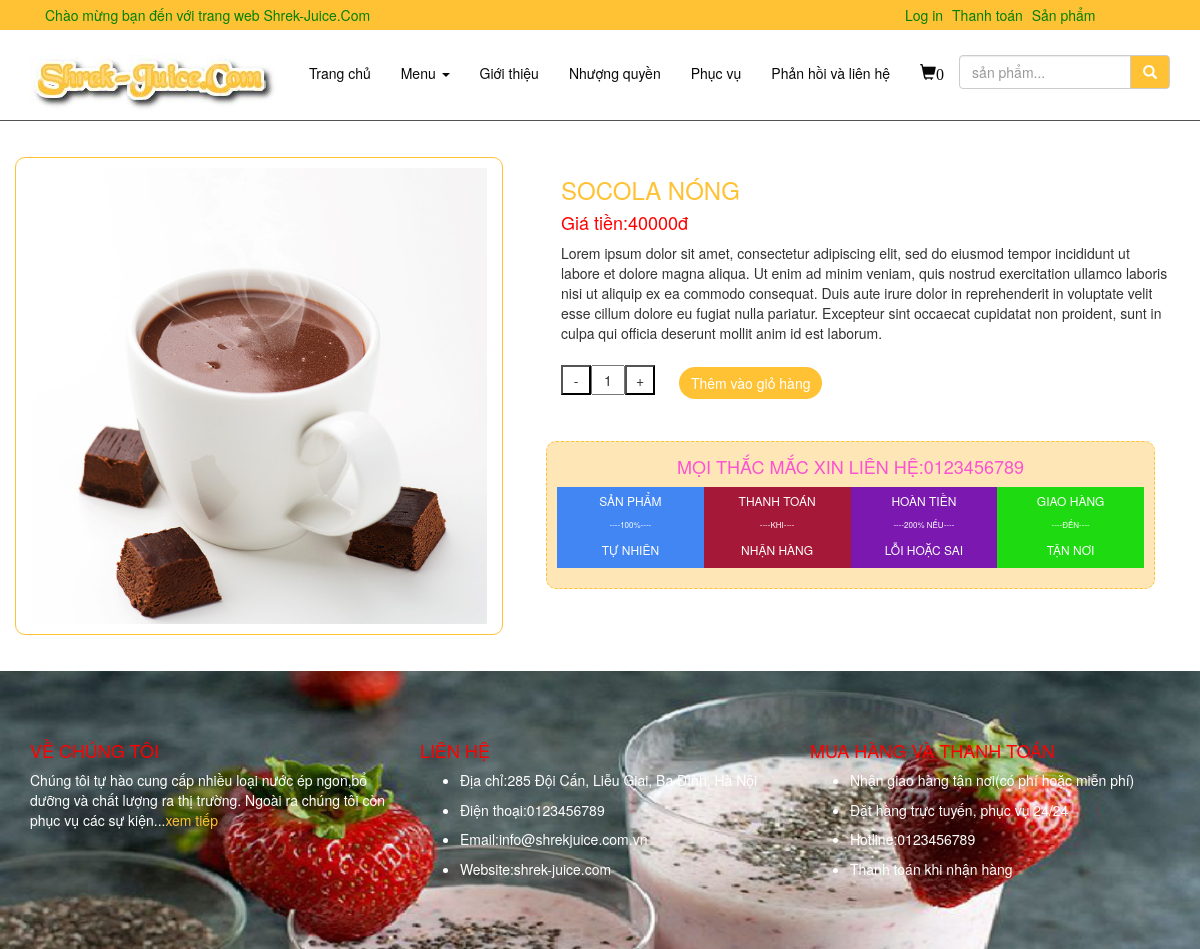
Screenshot of /Eproject/Shrek-Juice.com/chitietsanpham.php?id_sanpham=19 with the database file from the repository.
### tables this page shows
CREATE TABLE `sanpham` (
  `id_sanpham` int(11) NOT NULL,
  `tensanpham` varchar(100) DEFAULT NULL,
  `id_danhmuc` int(11) DEFAULT NULL,
  `giatien` int(11) DEFAULT NULL,
  `anh` varchar(100) DEFAULT NULL,
  `mota` text
);

### Eproject/Database/database.php (called while the page is built, shortened)
<?php
	function resultdata($sql){
		$connect=new mysqli(host,username,pass,database);
		$result= mysqli_query($connect,$sql);
		$data=[];
		if(!empty($result)){
			while($row=mysqli_fetch_array($result,1)){
				$data[]=$row;
			}
		}
		return $data;
	}

### Eproject/Shrek-Juice.com/chitietsanpham.php (the view, shortened to what this page needs)
<?php
	require_once('../Database/database.php');
?>
<!DOCTYPE html>
<html>
<head>
    <link rel="stylesheet" href="https://maxcdn.bootstrapcdn.com/bootstrap/3.4.0/css/bootstrap.min.css">
    <link rel="stylesheet" type="text/css" href="../css/css.css">
</head>
<body>
	<?php
		require_once('header.php');
	?>
	<div id="content" style="margin-bottom: 3%; margin-top: 3%;">
		<?php
			$product=[];
			if(isset($_GET['id_sanpham'])&&$_GET['id_sanpham']!=""){
				$sql='select * from sanpham where id_sanpham='.$_GET['id_sanpham'];
				$product=resultdata($sql);
			}else{
				echo '<h3 class="text-uppercase text-center text-danger">rất tiếc!sản phẩm không tồn tại</h3>';
			}
		?>
		<div class="container">
			<div class="row">
				<div class="col-md-5" style="border-radius: 10px;border: solid 1px #ffc235;padding-top: 10px;padding-bottom: 10px;">
					<?php
						foreach ($product as $row) {
							echo '<img src="'.$row['anh'].'" class="img-responsive" width="100%">';
						}
					?>
				</div>
				<div class="col-md-7" style="padding-left: 5%;">
					<div id="mota">
						<?php
							foreach ($product as $row) {
								echo'<h3 class="text-left text-uppercase" style="color:#ffc235">'.$row['tensanpham'].'</h3>
								<h4 class="text-left" style="color:red">Giá tiền:'.$row['giatien'].'đ</h4>
								<p>'.$row['mota'].'</p>
								<div style="padding-top:2%;">
									<form method="POST">
										<button type="button" style="width: 30px;height: 30px;background: #ffffff;" onclick="sub()">-</button><input type="text" name="number" size="1" style="text-align: center;height: 30px;"><button type="button" style="width: 30px;height: 30px;background: #ffffff" onclick="add()">+</button>
										<button type="submit" class="btn btn-default" style="border:none">Thêm vào giỏ hàng</button>
									</form>
								</div>';
							}
						?>
					</div>
					<div id="child" class="row">
						<div style="width: 100%;">
							<h4 class="text-center" style="color: #fc53d2;">
								Mọi thắc mắc xin liên hệ:0123456789
							</h4>
						</div>
						<div id="child-1" class="col-md-3">
							<p style="text-align: center; font-size: 12px;">sản phẩm</p>
							<p style="font-size: 8px;">----100%----</p>
							<p style="text-align: center; font-size: 12px;">tự nhiên</p>
						</div>
						<div id="child-2" class="col-md-3">
							<p style="text-align: center; font-size: 12px;">thanh toán</p>
							<p style="font-size: 8px;">----khi----</p>
							<p style="text-align: center; font-size: 12px;">nhận hàng</p>
						</div>
						<div id="child-3" class="col-md-3">
							<p style="text-align: center; font-size: 12px;">hoàn tiền</p>
							<p style="font-size: 8px;">----200% nếu----</p>
							<p style="text-align: center; font-size: 12px;">lỗi hoặc sai</p>
						</div>
						<div id="child-4" class="col-md-3">
							<p style="text-align: center; font-size: 12px;">giao hàng</p>
							<p style="font-size: 8px;">----đến----</p>
							<p style="text-align: center; font-size: 12px;">tận nơi</p>
						</div>
					</div>
				</div>
			</div>
		</div>
	</div>
	<?php
		require_once('footer.php');
	?>
</body>
</html>

### Eproject/Shrek-Juice.com/chitietsanpham.php (style rules this page uses)
#mota .btn-default { background: #ffc235; color:#FFFFFF; border:#ffc235; border-radius: 30px; margin-left: 20px; border: none; }
#child { width: 100%; border: dashed 1px #ffc235; background: #ffe6b7; border-radius: 10px; text-transform: uppercase; margin-top: 7%; padding-left: 10px; padding-right: 10px; padding-bottom: 20px; padding-top: 5px; }
#child-1 { width: 25%; text-align: center; color: #ffffff; background: #4286f4; padding-top: 5px; font-size: 14px; padding-left: 10px; padding-right: 10px; float: left; }
#child-2 { width: 25%; text-align: center; color: #ffffff; background: #a51837; padding-top: 5px; font-size: 14px; padding-left: 10px; padding-right: 10px; float: left; }
#child-3 { width: 25%; text-align: center; color: #ffffff; background: #7a18af; padding-top: 5px; font-size: 14px; padding-left: 10px; padding-right: 10px; float: left; }
#child-4 { width: 25%; text-align: center; color: #ffffff; background: #1edb11; padding-top: 5px; font-size: 14px; padding-left: 10px; padding-right: 10px; float: left; }

### rows the page displays
sanpham: anh (picture), tensanpham "SOCOLA NÓNG", giatien "40000", mota "Lorem ipsum dolor sit amet, consectetur adipiscing elit, sed do eiusmod tempor incididunt ut labore et dolore magna aliqua. Ut enim ad minim veniam, quis nostrud exercitation ullamco laboris nisi ut aliquip ex ea commodo consequat. Duis aute irure dolor in reprehenderit in voluptate velit esse cillum dolore eu fugiat nulla pariatur. Excepteur sint occaecat cupidatat non proident, sunt in culpa qui officia deserunt mollit anim id est laborum."

### other values shown
$countitem "0"
